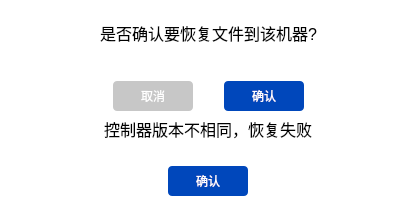
<?xml version="1.0" encoding="UTF-8"?>
<ui version="4.0">
 <class>Widget2FileRecoveryTip</class>
 <widget class="QWidget" name="Widget2FileRecoveryTip">
  <property name="geometry">
   <rect>
    <x>0</x>
    <y>0</y>
    <width>417</width>
    <height>217</height>
   </rect>
  </property>
  <property name="minimumSize">
   <size>
    <width>417</width>
    <height>176</height>
   </size>
  </property>
  <property name="windowTitle">
   <string>Form</string>
  </property>
  <property name="styleSheet">
   <string notr="true">background-color: rgb(255, 255, 255);</string>
  </property>
  <layout class="QGridLayout" name="gridLayout_2">
   <item row="0" column="0">
    <layout class="QGridLayout" name="gridLayout">
     <item row="0" column="1">
      <spacer name="verticalSpacer">
       <property name="orientation">
        <enum>Qt::Vertical</enum>
       </property>
       <property name="sizeHint" stdset="0">
        <size>
         <width>20</width>
         <height>40</height>
        </size>
       </property>
      </spacer>
     </item>
     <item row="3" column="3">
      <spacer name="horizontalSpacer_2">
       <property name="orientation">
        <enum>Qt::Horizontal</enum>
       </property>
       <property name="sizeHint" stdset="0">
        <size>
         <width>40</width>
         <height>20</height>
        </size>
       </property>
      </spacer>
     </item>
     <item row="4" column="1" colspan="2" alignment="Qt::AlignHCenter">
      <widget class="QLabel" name="labelRecoveryFail">
       <property name="font">
        <font>
         <pointsize>12</pointsize>
        </font>
       </property>
       <property name="text">
        <string>控制器版本不相同，恢复失败</string>
       </property>
      </widget>
     </item>
     <item row="1" column="1" colspan="2" alignment="Qt::AlignHCenter">
      <widget class="QLabel" name="labelIsRecovery">
       <property name="font">
        <font>
         <pointsize>12</pointsize>
        </font>
       </property>
       <property name="text">
        <string>是否确认要恢复文件到该机器?</string>
       </property>
      </widget>
     </item>
     <item row="2" column="1">
      <spacer name="verticalSpacer_3">
       <property name="orientation">
        <enum>Qt::Vertical</enum>
       </property>
       <property name="sizeType">
        <enum>QSizePolicy::Fixed</enum>
       </property>
       <property name="sizeHint" stdset="0">
        <size>
         <width>20</width>
         <height>30</height>
        </size>
       </property>
      </spacer>
     </item>
     <item row="3" column="0">
      <spacer name="horizontalSpacer">
       <property name="orientation">
        <enum>Qt::Horizontal</enum>
       </property>
       <property name="sizeHint" stdset="0">
        <size>
         <width>40</width>
         <height>20</height>
        </size>
       </property>
      </spacer>
     </item>
     <item row="6" column="1" colspan="2" alignment="Qt::AlignHCenter">
      <widget class="QPushButton" name="btnRecoveryFailConfirm">
       <property name="sizePolicy">
        <sizepolicy hsizetype="Fixed" vsizetype="Fixed">
         <horstretch>0</horstretch>
         <verstretch>0</verstretch>
        </sizepolicy>
       </property>
       <property name="minimumSize">
        <size>
         <width>80</width>
         <height>30</height>
        </size>
       </property>
       <property name="styleSheet">
        <string notr="true">border: 0.5px solid #C6C9D7;
border-radius: 4px;
background-color: #0047BB;
color: rgb(255, 255, 255);
border:none;</string>
       </property>
       <property name="text">
        <string>确认</string>
       </property>
      </widget>
     </item>
     <item row="7" column="1">
      <spacer name="verticalSpacer_2">
       <property name="orientation">
        <enum>Qt::Vertical</enum>
       </property>
       <property name="sizeHint" stdset="0">
        <size>
         <width>20</width>
         <height>40</height>
        </size>
       </property>
      </spacer>
     </item>
     <item row="3" column="1" alignment="Qt::AlignHCenter">
      <widget class="QPushButton" name="btnCancel">
       <property name="sizePolicy">
        <sizepolicy hsizetype="Fixed" vsizetype="Fixed">
         <horstretch>0</horstretch>
         <verstretch>0</verstretch>
        </sizepolicy>
       </property>
       <property name="minimumSize">
        <size>
         <width>80</width>
         <height>30</height>
        </size>
       </property>
       <property name="styleSheet">
        <string notr="true">border: 0.5px solid #C6C9D7;
border-radius: 4px;
background-color: #C7C7C7;
color: rgb(255, 255, 255);
border:none;</string>
       </property>
       <property name="text">
        <string>取消</string>
       </property>
      </widget>
     </item>
     <item row="3" column="2" alignment="Qt::AlignHCenter">
      <widget class="QPushButton" name="btnRecoveryConfirmStart">
       <property name="sizePolicy">
        <sizepolicy hsizetype="Fixed" vsizetype="Fixed">
         <horstretch>0</horstretch>
         <verstretch>0</verstretch>
        </sizepolicy>
       </property>
       <property name="minimumSize">
        <size>
         <width>80</width>
         <height>30</height>
        </size>
       </property>
       <property name="styleSheet">
        <string notr="true">border: 0.5px solid #C6C9D7;
border-radius: 4px;
background-color: #0047BB;
color: rgb(255, 255, 255);
border:none;</string>
       </property>
       <property name="text">
        <string>确认</string>
       </property>
      </widget>
     </item>
     <item row="5" column="1">
      <spacer name="verticalSpacer_4">
       <property name="orientation">
        <enum>Qt::Vertical</enum>
       </property>
       <property name="sizeHint" stdset="0">
        <size>
         <width>20</width>
         <height>50</height>
        </size>
       </property>
      </spacer>
     </item>
    </layout>
   </item>
  </layout>
 </widget>
 <resources/>
 <connections/>
</ui>
